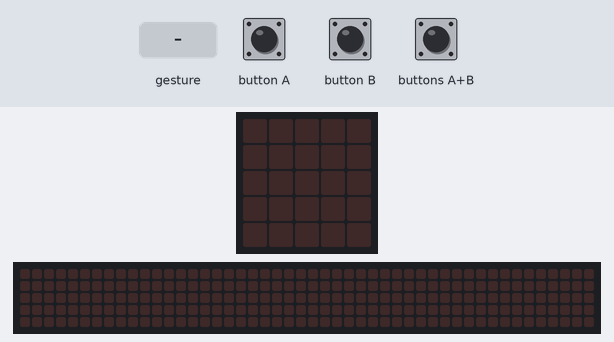
This program was run on a simulated BBC micro:bit (MakeCode). Shown: the board's 5×5 LED display, a strip that is not on the board, showing the scrolling text unrolled. The test bench sets the inputs (shaded band). Random numbers come from a fixed seed; a tilt is held for 1.5 s and a shake lasts 1 s, then the board lies face up again; the 48×5 strip is a reading aid, not a part: it shows the text the display is scrolling, unrolled, one strip-width of it at a time.

Above: at 1.2 s.
1.3 s: gesture 'logo down'
At 1.47 s:
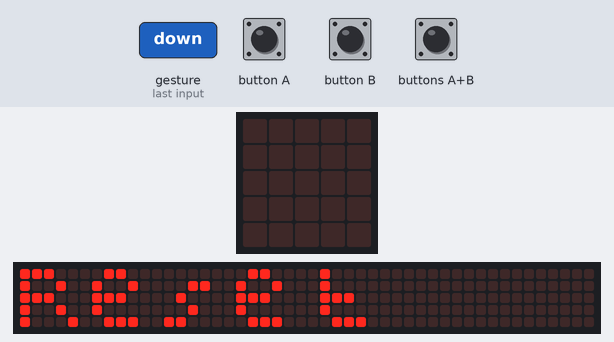
At 1.92 s:
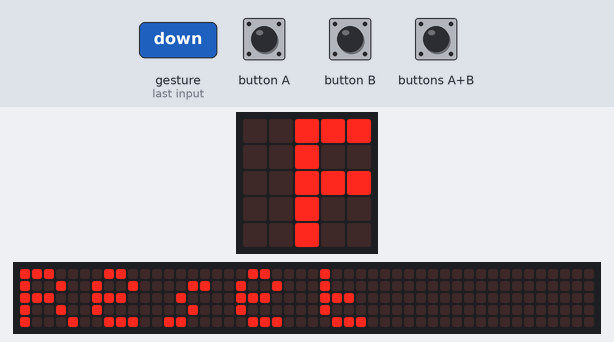
4.3 s: buttons A+B pressed for 0.15 s
At 20.4 s:
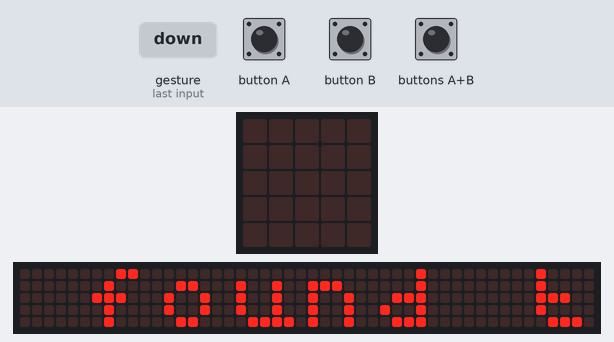

The program:

number_guesser.py
```python
tries = 0
score = 0
number = randint(0, 10)

def on_button_pressed_a():
    global score
    score += 1
    if score > 10:
        score = 0
        basic.show_number(score)
    basic.show_number(score)
input.on_button_pressed(Button.A, on_button_pressed_a)

def on_gesture_logo_down():
    global score, number
    score = 0
    number = 0
    basic.show_string("Reset")
    basic.pause(1000)
    basic.clear_screen()
input.on_gesture(Gesture.LOGO_DOWN, on_gesture_logo_down)

def on_button_pressed_ab():
    global tries
    while tries < 3:
        if score == number:
            basic.show_string(f"You have found the number. It took only {tries}. ")
        elif score >= number:
            basic.show_string(f"The number is smaller. You have {tries} left")
            tries += 1
            return on_button_pressed_a()
        else:
            basic.show_string(f"The number is bigger. You have {tries} left")
            tries += 1
            return on_button_pressed_a()
    basic.show_string("You've lost :(")
    return on_gesture_logo_down()
input.on_button_pressed(Button.AB, on_button_pressed_ab)

def on_button_pressed_b():
    global score
    if score > 0:
        score = score - 1
        basic.show_number(score)
    else:
        return on_button_pressed_a()
input.on_button_pressed(Button.B, on_button_pressed_b)
```

Measured:
- after the input at 1.3 s, the display: changes after 0.10 s (image 1)
- what the display in image 3 shows lasts 0.7 s, from 19.9 s to 20.6 s
